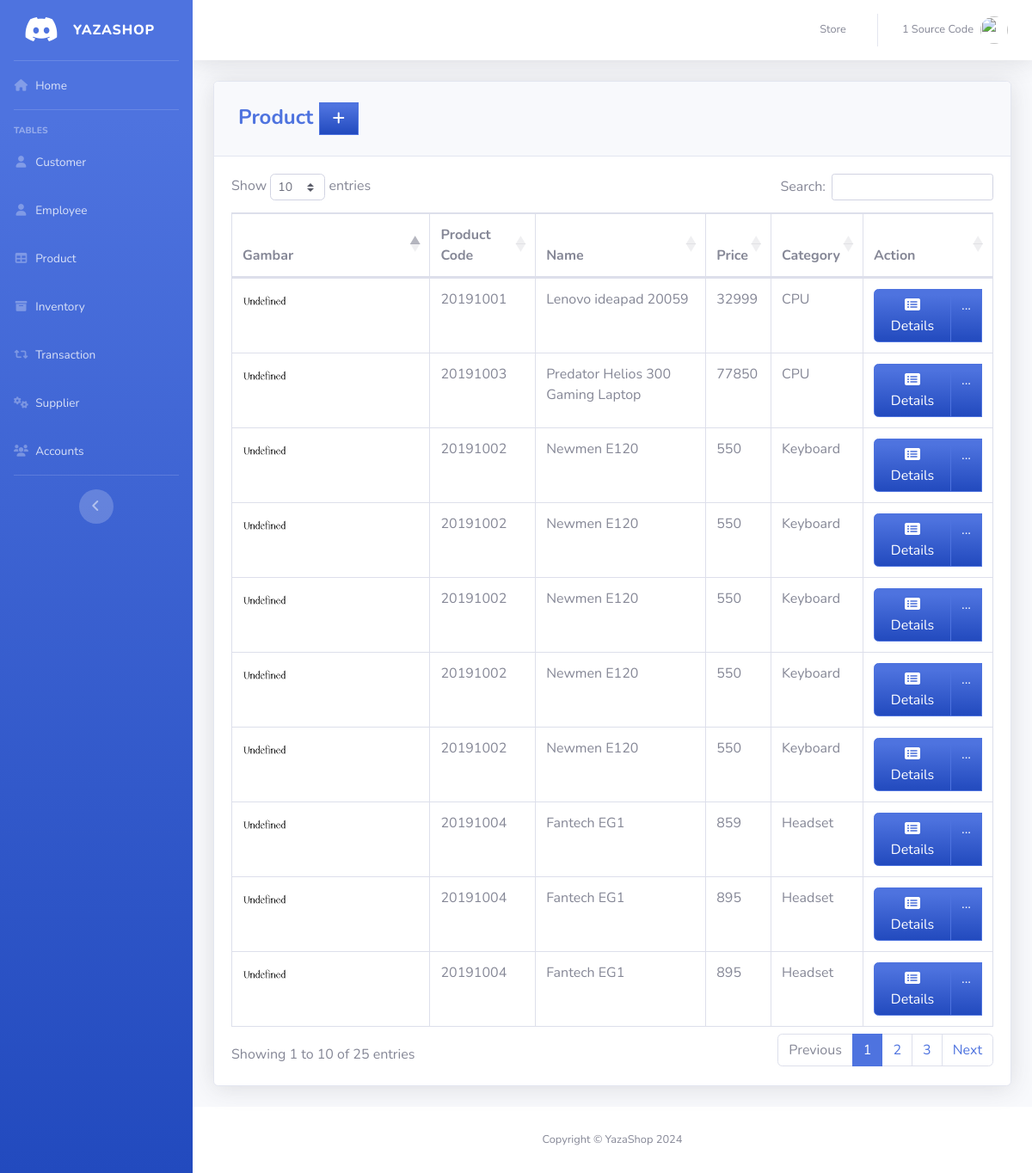
The app's page /pages/product.php (signed in) with its own data.
### tables this page shows
CREATE TABLE `product` (
  `PRODUCT_ID` int NOT NULL,
  `PRODUCT_CODE` varchar(20) NOT NULL,
  `NAME` varchar(50) DEFAULT NULL,
  `gambar` varchar(500) DEFAULT NULL,
  `DESCRIPTION` varchar(250) NOT NULL,
  `QTY_STOCK` int DEFAULT NULL,
  `ON_HAND` int NOT NULL,
  `PRICE` int DEFAULT NULL,
  `CATEGORY_ID` int DEFAULT NULL,
  `SUPPLIER_ID` int DEFAULT NULL,
  `DATE_STOCK_IN` varchar(50) NOT NULL
);

CREATE TABLE `category` (
  `CATEGORY_ID` int NOT NULL,
  `CNAME` varchar(50) DEFAULT NULL
);

### pages/product.php (the view, shortened to what this page needs)
<?php
include '../includes/connection.php';
include '../includes/sidebar.php';
?>
<div class="card shadow mb-4">
  <div class="card-header py-3">
    <h4 class="m-2 font-weight-bold text-primary">Product&nbsp;<a href="#" data-toggle="modal" data-target="#aModal" type="button" class="btn btn-primary bg-gradient-primary" style="border-radius: 0px;"><i class="fas fa-fw fa-plus"></i></a></h4>
  </div>
  <div class="card-body">
    <div class="table-responsive">
      <table class="table table-bordered" id="dataTable" width="100%" cellspacing="0">
        <thead>
          <tr>
            <th>Gambar</th>
            <th>Product Code</th>
            <th>Name</th>
            <th>Price</th>
            <th>Category</th>
            <th>Action</th>
          </tr>
        </thead>
        <tbody>
          <?php
          $query = 'SELECT PRODUCT_ID, gambar, PRODUCT_CODE, NAME, PRICE, CNAME, DATE_STOCK_IN FROM product p join category c on p.CATEGORY_ID=c.CATEGORY_ID ';
          $result = mysqli_query($db, $query) or die(mysqli_error($db));
          while ($row = mysqli_fetch_assoc($result)) {
            echo '<tr>';
            echo '<td><img class="w-25" src="../img/upload/' . (!empty($row['gambar']) ? $row['gambar'] : 'default.png') . '"></td>';
            echo '<td>' . $row['PRODUCT_CODE'] . '</td>';
            echo '<td>' . $row['NAME'] . '</td>';
            echo '<td>' . $row['PRICE'] . '</td>';
            echo '<td>' . $row['CNAME'] . '</td>';
            echo '<td align="right"> <div class="btn-group">
                              <a type="button" class="btn btn-primary bg-gradient-primary" href="pro_searchfrm.php?action=edit & id=' . $row['PRODUCT_CODE'] . '"><i class="fas fa-fw fa-list-alt"></i> Details</a>
                            <div class="btn-group">
                              <a type="button" class="btn btn-primary bg-gradient-primary dropdown no-arrow" data-toggle="dropdown" style="color:white;">
                              ... <span class="caret"></span></a>
                            <ul class="dropdown-menu text-center" role="menu">
                                <li>
                                  <a type="button" class="btn btn-warning bg-gradient-warning btn-block" style="border-radius: 0px;" href="pro_edit.php?action=edit & id=' . $row['PRODUCT_ID'] . '">
                                    <i class="fas fa-fw fa-edit"></i> Edit
                                  </a>
                                </li>
                            </ul>
                            </div>
                          </div> </td>';
            echo '</tr> ';
          }
          ?>
        </tbody>
      </table>
    </div>
  </div>
</div>
<?php
include '../includes/footer.php';
?>

### includes/sidebar.php (shortened to what this page needs)
<!DOCTYPE html>
<html lang="en">
<head>
  <link href="../vendor/fontawesome-free/css/all.min.css" rel="stylesheet" type="text/css">
  <link rel="stylesheet" href="https://cdnjs.cloudflare.com/ajax/libs/font-awesome/6.0.0-beta3/css/all.min.css">
  <link href="../css/sb-admin-2.min.css" rel="stylesheet">
  <link href="../vendor/datatables/dataTables.bootstrap4.min.css" rel="stylesheet">
</head>
<body id="page-top">
  <div id="wrapper">
    <ul class="navbar-nav bg-gradient-primary sidebar sidebar-dark accordion" id="accordionSidebar">
      <a class="sidebar-brand d-flex align-items-center justify-content-center" href="index.php">
        <div class="sidebar-brand-icon">
          <i class="fa-brands fa-discord" ></i>
        </div>
        <div class="sidebar-brand-text mx-3">YazaShop</div>
      </a>
      <hr class="sidebar-divider my-0">
      <li class="nav-item">
        <a class="nav-link" href="index.php">
          <i class="fas fa-fw fa-home"></i>
          <span>Home</span></a>
      </li>
      <hr class="sidebar-divider">
      <div class="sidebar-heading">
        Tables
      </div>
      <li class="nav-item">
        <a class="nav-link" href="customer.php">
          <i class="fas fa-fw fa-user"></i>
          <span>Customer</span></a>
      </li>
      <li class="nav-item">
        <a class="nav-link" href="employee.php">
          <i class="fas fa-fw fa-user"></i>
          <span>Employee</span></a>
      </li>
      <li class="nav-item">
        <a class="nav-link" href="product.php">
          <i class="fas fa-fw fa-table"></i>
          <span>Product</span></a>
      </li>
      <li class="nav-item">
        <a class="nav-link" href="inventory.php">
          <i class="fas fa-fw fa-archive"></i>
          <span>Inventory</span></a>
      </li>
      <li class="nav-item">
        <a class="nav-link" href="transaction.php">
          <i class="fas fa-fw fa-retweet"></i>
          <span>Transaction</span></a>
      </li>
      <li class="nav-item">
        <a class="nav-link" href="supplier.php">
          <i class="fas fa-fw fa-cogs"></i>
          <span>Supplier</span></a>
      </li>
      <li class="nav-item">
        <a class="nav-link" href="user.php">
          <i class="fas fa-fw fa-users"></i>
          <span>Accounts</span></a>
      </li>
      <hr class="sidebar-divider d-none d-md-block">
      <div class="text-center d-none d-md-inline">
        <button class="rounded-circle border-0" id="sidebarToggle"></button>
      </div>
    </ul>
    <?php include_once 'topbar.php'; ?>

### includes/topbar.php (shortened to what this page needs)
<div id="content-wrapper" class="d-flex flex-column">
  <div id="content">
    <nav class="navbar navbar-expand navbar-light bg-white topbar mb-4 static-top shadow">
      <ul class="navbar-nav ml-auto">
        <li class="nav-item dropdown no-arrow">
          <a class="nav-link" href="pos.php" role="button">
            <span class="mr-2 d-none d-lg-inline text-gray-600 small">Store</span>
          </a>
        </li>
        <li class="nav-item dropdown no-arrow">
          <a class="nav-link dropdown-toggle" href="#" id="userDropdown" role="button" data-toggle="dropdown" aria-haspopup="true" aria-expanded="false">
            <span class="mr-2 d-none d-lg-inline text-gray-600 small"><?php echo  $_SESSION['FIRST_NAME']. ' '.$_SESSION['LAST_NAME'] ;?></span>
            <img class="img-profile rounded-circle"
            <?php
              if($_SESSION['GENDER']=='Male'){
                echo 'src="https://encrypted-tbn0.gstatic.com/images?q=tbn:ANd9GcTS0rikanm-OEchWDtCAWQ_s1hQq1nOlQUeJr242AdtgqcdEgm0Dg"';
              }
              elseif($_SESSION['GENDER']=='Wallmart bag'){
                echo 'src="https://i5.walmartimages.com/seo/Blue-Reusable-Shoppping-Bag_831d5bcf-758d-4825-a481-ecf6ca85b413.e98a5b037446ae0da5820e356202ba22.jpeg?odnHeight=768&odnWidth=768&odnBg=FFFFFF"';
              }
              else{
                echo 'src="https://encrypted-tbn0.gstatic.com/images?q=tbn:ANd9GcSNngF0RFPjyGl4ybo78-XYxxeap88Nvsyj1_txm6L4eheH8ZBu"';
              }
            ?>>
          </a>
        </li>
      </ul>
    </nav>
    <div class="container-fluid">

### includes/footer.php (shortened to what this page needs)
        </div>
      </div>
      <footer class="sticky-footer bg-white">
        <div class="container my-auto">
          <div class="copyright text-center my-auto">
              <span>Copyright © YazaShop 2024</span>
          </div>
        </div>
      </footer>
    </div>
  </div>
</body>
</html>

### records on screen
product: PRODUCT_CODE "20191001", NAME "Lenovo ideapad 20059", PRICE "32999", CATEGORY_ID.CNAME "CPU"
product: PRODUCT_CODE "20191003", NAME "Predator Helios 300 Gaming Laptop", PRICE "77850", CATEGORY_ID.CNAME "CPU"
product: PRODUCT_CODE "20191002", NAME "Newmen E120", PRICE "550", CATEGORY_ID.CNAME "Keyboard"
product: PRODUCT_CODE "20191002", NAME "Newmen E120", PRICE "550", CATEGORY_ID.CNAME "Keyboard"
product: PRODUCT_CODE "20191002", NAME "Newmen E120", PRICE "550", CATEGORY_ID.CNAME "Keyboard"
product: PRODUCT_CODE "20191002", NAME "Newmen E120", PRICE "550", CATEGORY_ID.CNAME "Keyboard"
product: PRODUCT_CODE "20191002", NAME "Newmen E120", PRICE "550", CATEGORY_ID.CNAME "Keyboard"
product: PRODUCT_CODE "20191004", NAME "Fantech EG1", PRICE "859", CATEGORY_ID.CNAME "Headset"
product: PRODUCT_CODE "20191004", NAME "Fantech EG1", PRICE "895", CATEGORY_ID.CNAME "Headset"
product: PRODUCT_CODE "20191004", NAME "Fantech EG1", PRICE "895", CATEGORY_ID.CNAME "Headset"

### other values on screen
$_SESSION['FIRST_NAME'] "1 Source"
$_SESSION['LAST_NAME'] "Code"
